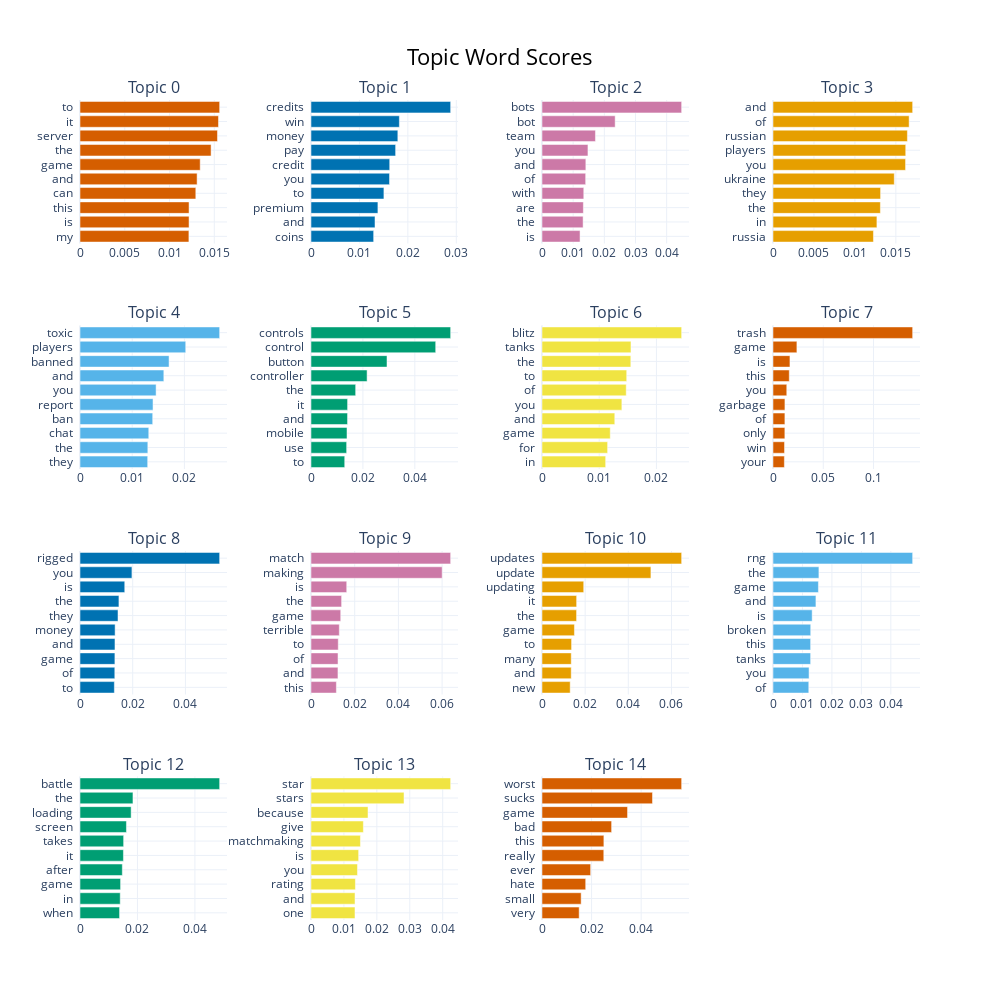

Here is the notebook cell this chart was saved with:
### Code cell
neg_topic_model.visualize_barchart(top_n_topics = 15, n_words = 10)

### Figure 1 — Plotly figure (JSON) as saved in the notebook; plotly's stock layout.template omitted (floating-point values rounded to 4 significant figures)
{"data": [{"marker": {"color": "#D55E00"}, "orientation": "h", "type": "bar", "x": [0.01216, 0.01218, 0.01218, 0.01294, 0.01308, 0.01343, 0.01464, 0.01536, 0.01547, 0.0156], "xaxis": "x", "y": ["my  ", "is  ", "this  ", "can  ", "and  ", "game  ", "the  ", "server  ", "it  ", "to  "], "yaxis": "y"}, {"marker": {"color": "#0072B2"}, "orientation": "h", "type": "bar", "x": [0.01294, 0.01321, 0.01382, 0.01505, 0.01621, 0.01625, 0.01747, 0.01793, 0.01824, 0.02883], "xaxis": "x2", "y": ["coins  ", "and  ", "premium  ", "to  ", "you  ", "credit  ", "pay  ", "money  ", "win  ", "credits  "], "yaxis": "y2"}, {"marker": {"color": "#CC79A7"}, "orientation": "h", "type": "bar", "x": [0.01221, 0.01319, 0.01327, 0.0134, 0.01401, 0.01407, 0.01474, 0.01715, 0.02347, 0.04481], "xaxis": "x3", "y": ["is  ", "the  ", "are  ", "with  ", "of  ", "and  ", "you  ", "team  ", "bot  ", "bots  "], "yaxis": "y3"}, {"marker": {"color": "#E69F00"}, "orientation": "h", "type": "bar", "x": [0.01226, 0.01269, 0.01311, 0.01313, 0.01481, 0.01618, 0.0162, 0.01641, 0.01662, 0.01705], "xaxis": "x4", "y": ["russia  ", "in  ", "the  ", "they  ", "ukraine  ", "you  ", "players  ", "russian  ", "of  ", "and  "], "yaxis": "y4"}, {"marker": {"color": "#56B4E9"}, "orientation": "h", "type": "bar", "x": [0.01297, 0.013, 0.01318, 0.01393, 0.01399, 0.01458, 0.01606, 0.01706, 0.02026, 0.02676], "xaxis": "x5", "y": ["they  ", "the  ", "chat  ", "ban  ", "report  ", "you  ", "and  ", "banned  ", "players  ", "toxic  "], "yaxis": "y5"}, {"marker": {"color": "#009E73"}, "orientation": "h", "type": "bar", "x": [0.01299, 0.01373, 0.01387, 0.01408, 0.0141, 0.01721, 0.02161, 0.02928, 0.04804, 0.0538], "xaxis": "x6", "y": ["to  ", "use  ", "mobile  ", "and  ", "it  ", "the  ", "controller  ", "button  ", "control  ", "controls  "], "yaxis": "y6"}, {"marker": {"color": "#F0E442"}, "orientation": "h", "type": "bar", "x": [0.01113, 0.01147, 0.01193, 0.01272, 0.01396, 0.01472, 0.01481, 0.01552, 0.01555, 0.02441], "xaxis": "x7", "y": ["in  ", "for  ", "game  ", "and  ", "you  ", "of  ", "to  ", "the  ", "tanks  ", "blitz  "], "yaxis": "y7"}, {"marker": {"color": "#D55E00"}, "orientation": "h", "type": "bar", "x": [0.01131, 0.01146, 0.0118, 0.01184, 0.01187, 0.0137, 0.01619, 0.01687, 0.02378, 0.1389], "xaxis": "x8", "y": ["your  ", "win  ", "only  ", "of  ", "garbage  ", "you  ", "this  ", "is  ", "game  ", "trash  "], "yaxis": "y8"}, {"marker": {"color": "#0072B2"}, "orientation": "h", "type": "bar", "x": [0.01304, 0.01321, 0.01324, 0.01328, 0.01332, 0.01442, 0.01477, 0.01698, 0.01971, 0.05299], "xaxis": "x9", "y": ["to  ", "of  ", "game  ", "and  ", "money  ", "they  ", "the  ", "is  ", "you  ", "rigged  "], "yaxis": "y9"}, {"marker": {"color": "#CC79A7"}, "orientation": "h", "type": "bar", "x": [0.01161, 0.01234, 0.01237, 0.01248, 0.01296, 0.01361, 0.01401, 0.01635, 0.06003, 0.06391], "xaxis": "x10", "y": ["this  ", "and  ", "of  ", "to  ", "terrible  ", "game  ", "the  ", "is  ", "making  ", "match  "], "yaxis": "y10"}, {"marker": {"color": "#E69F00"}, "orientation": "h", "type": "bar", "x": [0.01306, 0.01354, 0.01356, 0.01371, 0.01503, 0.01602, 0.01605, 0.01934, 0.05048, 0.06472], "xaxis": "x11", "y": ["new  ", "and  ", "many  ", "to  ", "game  ", "the  ", "it  ", "updating  ", "update  ", "updates  "], "yaxis": "y11"}, {"marker": {"color": "#56B4E9"}, "orientation": "h", "type": "bar", "x": [0.01215, 0.01224, 0.01278, 0.01278, 0.01281, 0.0133, 0.01458, 0.01542, 0.01559, 0.04741], "xaxis": "x12", "y": ["of  ", "you  ", "tanks  ", "this  ", "broken  ", "is  ", "and  ", "game  ", "the  ", "rng  "], "yaxis": "y12"}, {"marker": {"color": "#009E73"}, "orientation": "h", "type": "bar", "x": [0.01377, 0.014, 0.01413, 0.01473, 0.01512, 0.01519, 0.01617, 0.0178, 0.01844, 0.04862], "xaxis": "x13", "y": ["when  ", "in  ", "game  ", "after  ", "it  ", "takes  ", "screen  ", "loading  ", "the  ", "battle  "], "yaxis": "y13"}, {"marker": {"color": "#F0E442"}, "orientation": "h", "type": "bar", "x": [0.01336, 0.01337, 0.01349, 0.01412, 0.01447, 0.01501, 0.0159, 0.01731, 0.02825, 0.04241], "xaxis": "x14", "y": ["one  ", "and  ", "rating  ", "you  ", "is  ", "matchmaking  ", "give  ", "because  ", "stars  ", "star  "], "yaxis": "y14"}, {"marker": {"color": "#D55E00"}, "orientation": "h", "type": "bar", "x": [0.015, 0.0158, 0.01763, 0.01963, 0.02493, 0.02497, 0.02809, 0.03452, 0.04458, 0.05635], "xaxis": "x15", "y": ["very  ", "small  ", "hate  ", "ever  ", "really  ", "this  ", "bad  ", "game  ", "sucks  ", "worst  "], "yaxis": "y15"}], "layout": {"annotations": [{"font": {"size": 16}, "showarrow": false, "text": "Topic 0", "x": 0.0875, "xanchor": "center", "xref": "paper", "y": 1, "yanchor": "bottom", "yref": "paper"}, {"font": {"size": 16}, "showarrow": false, "text": "Topic 1", "x": 0.3625, "xanchor": "center", "xref": "paper", "y": 1, "yanchor": "bottom", "yref": "paper"}, {"font": {"size": 16}, "showarrow": false, "text": "Topic 2", "x": 0.6375, "xanchor": "center", "xref": "paper", "y": 1, "yanchor": "bottom", "yref": "paper"}, {"font": {"size": 16}, "showarrow": false, "text": "Topic 3", "x": 0.9125, "xanchor": "center", "xref": "paper", "y": 1, "yanchor": "bottom", "yref": "paper"}, {"font": {"size": 16}, "showarrow": false, "text": "Topic 4", "x": 0.0875, "xanchor": "center", "xref": "paper", "y": 0.725, "yanchor": "bottom", "yref": "paper"}, {"font": {"size": 16}, "showarrow": false, "text": "Topic 5", "x": 0.3625, "xanchor": "center", "xref": "paper", "y": 0.725, "yanchor": "bottom", "yref": "paper"}, {"font": {"size": 16}, "showarrow": false, "text": "Topic 6", "x": 0.6375, "xanchor": "center", "xref": "paper", "y": 0.725, "yanchor": "bottom", "yref": "paper"}, {"font": {"size": 16}, "showarrow": false, "text": "Topic 7", "x": 0.9125, "xanchor": "center", "xref": "paper", "y": 0.725, "yanchor": "bottom", "yref": "paper"}, {"font": {"size": 16}, "showarrow": false, "text": "Topic 8", "x": 0.0875, "xanchor": "center", "xref": "paper", "y": 0.45, "yanchor": "bottom", "yref": "paper"}, {"font": {"size": 16}, "showarrow": false, "text": "Topic 9", "x": 0.3625, "xanchor": "center", "xref": "paper", "y": 0.45, "yanchor": "bottom", "yref": "paper"}, {"font": {"size": 16}, "showarrow": false, "text": "Topic 10", "x": 0.6375, "xanchor": "center", "xref": "paper", "y": 0.45, "yanchor": "bottom", "yref": "paper"}, {"font": {"size": 16}, "showarrow": false, "text": "Topic 11", "x": 0.9125, "xanchor": "center", "xref": "paper", "y": 0.45, "yanchor": "bottom", "yref": "paper"}, {"font": {"size": 16}, "showarrow": false, "text": "Topic 12", "x": 0.0875, "xanchor": "center", "xref": "paper", "y": 0.175, "yanchor": "bottom", "yref": "paper"}, {"font": {"size": 16}, "showarrow": false, "text": "Topic 13", "x": 0.3625, "xanchor": "center", "xref": "paper", "y": 0.175, "yanchor": "bottom", "yref": "paper"}, {"font": {"size": 16}, "showarrow": false, "text": "Topic 14", "x": 0.6375, "xanchor": "center", "xref": "paper", "y": 0.175, "yanchor": "bottom", "yref": "paper"}], "height": 1000, "hoverlabel": {"bgcolor": "white", "font": {"family": "Rockwell", "size": 16}}, "showlegend": false, "title": {"font": {"color": "Black", "size": 22}, "text": "Topic Word Scores", "x": 0.5, "xanchor": "center", "yanchor": "top"}, "width": 1000, "xaxis": {"anchor": "y", "domain": [0, 0.175], "showgrid": true}, "xaxis10": {"anchor": "y10", "domain": [0.275, 0.45], "showgrid": true}, "xaxis11": {"anchor": "y11", "domain": [0.55, 0.725], "showgrid": true}, "xaxis12": {"anchor": "y12", "domain": [0.825, 1], "showgrid": true}, "xaxis13": {"anchor": "y13", "domain": [0, 0.175], "showgrid": true}, "xaxis14": {"anchor": "y14", "domain": [0.275, 0.45], "showgrid": true}, "xaxis15": {"anchor": "y15", "domain": [0.55, 0.725], "showgrid": true}, "xaxis16": {"anchor": "y16", "domain": [0.825, 1], "showgrid": true}, "xaxis2": {"anchor": "y2", "domain": [0.275, 0.45], "showgrid": true}, "xaxis3": {"anchor": "y3", "domain": [0.55, 0.725], "showgrid": true}, "xaxis4": {"anchor": "y4", "domain": [0.825, 1], "showgrid": true}, "xaxis5": {"anchor": "y5", "domain": [0, 0.175], "showgrid": true}, "xaxis6": {"anchor": "y6", "domain": [0.275, 0.45], "showgrid": true}, "xaxis7": {"anchor": "y7", "domain": [0.55, 0.725], "showgrid": true}, "xaxis8": {"anchor": "y8", "domain": [0.825, 1], "showgrid": true}, "xaxis9": {"anchor": "y9", "domain": [0, 0.175], "showgrid": true}, "yaxis": {"anchor": "x", "domain": [0.825, 1], "showgrid": true}, "yaxis10": {"anchor": "x10", "domain": [0.275, 0.45], "showgrid": true}, "yaxis11": {"anchor": "x11", "domain": [0.275, 0.45], "showgrid": true}, "yaxis12": {"anchor": "x12", "domain": [0.275, 0.45], "showgrid": true}, "yaxis13": {"anchor": "x13", "domain": [0, 0.175], "showgrid": true}, "yaxis14": {"anchor": "x14", "domain": [0, 0.175], "showgrid": true}, "yaxis15": {"anchor": "x15", "domain": [0, 0.175], "showgrid": true}, "yaxis16": {"anchor": "x16", "domain": [0, 0.175], "showgrid": true}, "yaxis2": {"anchor": "x2", "domain": [0.825, 1], "showgrid": true}, "yaxis3": {"anchor": "x3", "domain": [0.825, 1], "showgrid": true}, "yaxis4": {"anchor": "x4", "domain": [0.825, 1], "showgrid": true}, "yaxis5": {"anchor": "x5", "domain": [0.55, 0.725], "showgrid": true}, "yaxis6": {"anchor": "x6", "domain": [0.55, 0.725], "showgrid": true}, "yaxis7": {"anchor": "x7", "domain": [0.55, 0.725], "showgrid": true}, "yaxis8": {"anchor": "x8", "domain": [0.55, 0.725], "showgrid": true}, "yaxis9": {"anchor": "x9", "domain": [0.275, 0.45], "showgrid": true}}}
